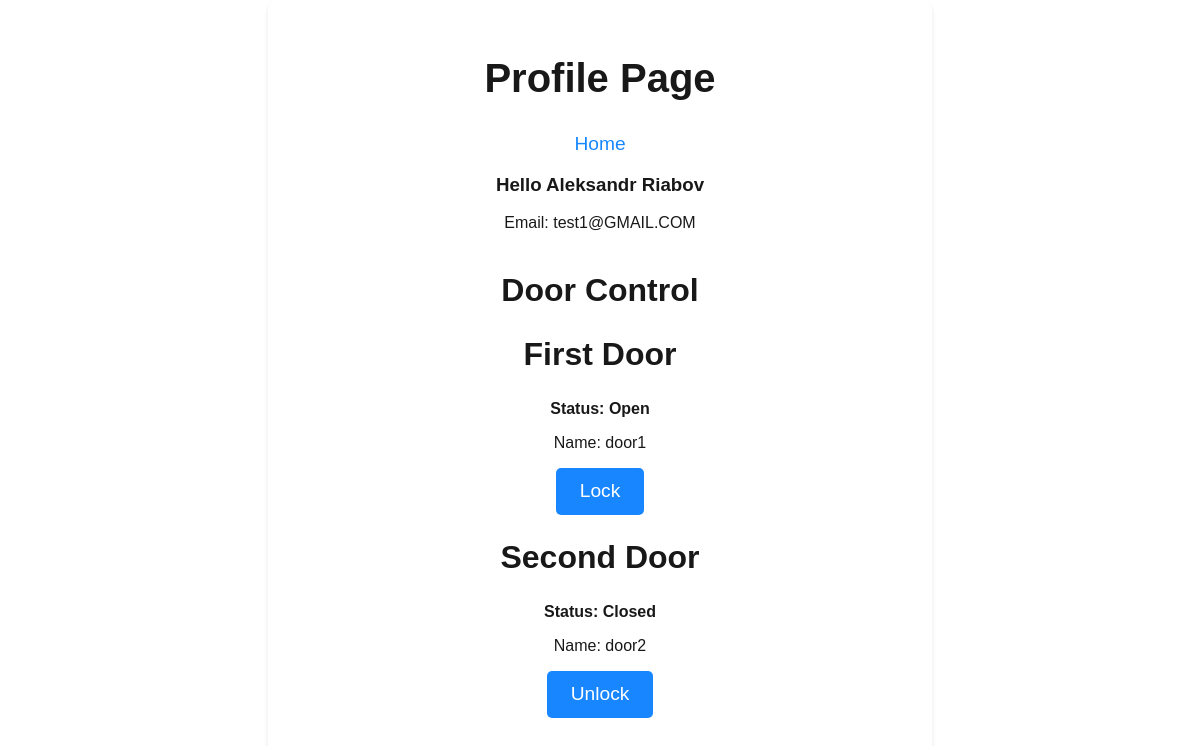
Screenshot of /profile (signed in) with the database file from the repository.
### tables this page shows
CREATE TABLE users(name TEXT NOT NULL, email TEXT NOT NULL, phone TEXT, password TEXT NOT NULL, _isAdmin INTEGER DEFAULT 0 NOT NULL, door1 INTEGER DEFAULT 0 NOT NULL, door2 INTEGER DEFAULT 0 NOT NULL );

CREATE TABLE doors (
  id INTEGER PRIMARY KEY AUTOINCREMENT,
  name TEXT NOT NULL,
  isOpen INTEGER DEFAULT 0 NOT NULL,
  lastUser TEXT,
  lastOpenTime TEXT
);

### app.py (the view)
@app.route('/profile')
def profile():
    if 'email' in session:
        conn = sqlite3.connect('./static/myapp.db')
        c = conn.cursor()
        co = conn.cursor()
        co.execute('SELECT * FROM users WHERE email = ?', (session['email'],))
        user = co.fetchone()
        c.execute('SELECT * FROM doors;',)
        doors = c.fetchall()
        conn.close()
        print(user)
        return render_template('profile.html', user=user,  doors=doors)
    else:
        return redirect(url_for('login'))

### templates/profile.html (shortened to what this page needs)
<!DOCTYPE html>
<html lang="en" class="indexBody">
<head>
    <link rel="stylesheet" href="/static/styless.css">
</head>
<body>
    <main>
    <div class="mainDivIndex ">
        <h1>Profile Page</h1>
        <a href="/">Home</a>
        {% if session['email'] %}
        <div class="profile-info">
            <div class="user-info">
                <h3>Hello {{ session['name'] }}</h3>
                <p>Email:  {{ session['email'] }}</p>
            </div>
        </div>
        <h2>Door Control</h2>
        {% if session %}
        <div class="door-control">
            {% for door in doors %}
                {% if user[5] == 1 and door[1] == 'door1' %}
                    <h2>First Door</h2>
                    <form method="POST" action="{{ url_for('change_door_state', door_id='door1') }}">
                        <label for="door1-status">Status: {{ "Open" if door[2] else "Closed" }} </label>
                        <br>
                        <p>Name: {{ door[1] }}</p>
                        <button type="submit" name="action" value="{{ 'lock' if door[2] else 'unlock' }}" class="buttonBlue">{{ "Lock" if door[2] else "Unlock" }}</button>
                    </form>
                {% elif user[5] != 1 and door[1] == 'door1' %}
                    <h2>First Door</h2>
                    <h3>You do not have access to this door</h3>
                {% endif %}
                {% if user[6] == 1 and door[1] == 'door2' %}
                    <h2>Second Door</h2>
                    <form method="POST" action="{{ url_for('change_door_state', door_id='door2') }}">
                        <label for="door2-status">Status: {{ "Open" if door[2] else "Closed" }} </label>
                        <br>
                        <p>Name: {{ door[1] }}</p>
                        <button type="submit" name="action" value="{{ 'lock' if door[2] else 'unlock' }}" class="buttonBlue">{{ "Lock" if door[2] else "Unlock" }}</button>
                    </form>
                {% elif user[6] != 1 and door[1] == 'door2' %}
                    <h2>Second Door</h2>
                    <h3>You do not have access to this door</h3>
                {% endif %}
            {% endfor %}
        </div>
        {% endif %}
        {% endif %}
    </div>
    </main>
</body>
</html>

### static/styless.css (style rules this page uses)
.indexBody { text-align: center; }
html { height: 100%; background-image: url('https://source.unsplash.com/1600x900/?sanfrancisco'); background-size: cover; background-repeat: no-repeat; opacity: 0.9; }
body { font-family: Arial, sans-serif; height: 100%; margin: 0; }
h1 { font-size: 2.5rem; text-align: center; margin-top: 1.5rem; }
h2 { margin-top: 1.5rem; font-size: 2rem; text-align: center; }
.mainDivIndex { display: inline-block; flex: auto; margin: 0 auto; max-width: 600px; width: 100%; background: rgba(255, 255, 255, 0.751); border-radius: 10px; box-shadow: 0px 2px 5px rgba(0, 0, 0, 0.1); padding: 2rem; }
.buttonBlue { display: block; background-color: #007bff; color: #fff; border: none; border-radius: 5px; padding: 0.8rem 1.5rem; font-size: 1.2rem; margin: 1rem auto; cursor: pointer; transition: background-color 0.3s ease-in-out; }
.mainDivIndex a { display: block; text-align: center; margin-top: 2rem; font-size: 1.2rem; color: #007bff; text-decoration: none; }
.profile-info { display: flex; flex-wrap: wrap; justify-content: center; align-items: center; gap: 20px; }
label { font-weight: bold; }

### rows the page displays
users: name "Aleksandr Riabov", email "test1@GMAIL.COM"
doors: isOpen "Open", name "door1", isOpen "Lock"
doors: isOpen "Closed", name "door2", isOpen "Unlock"
